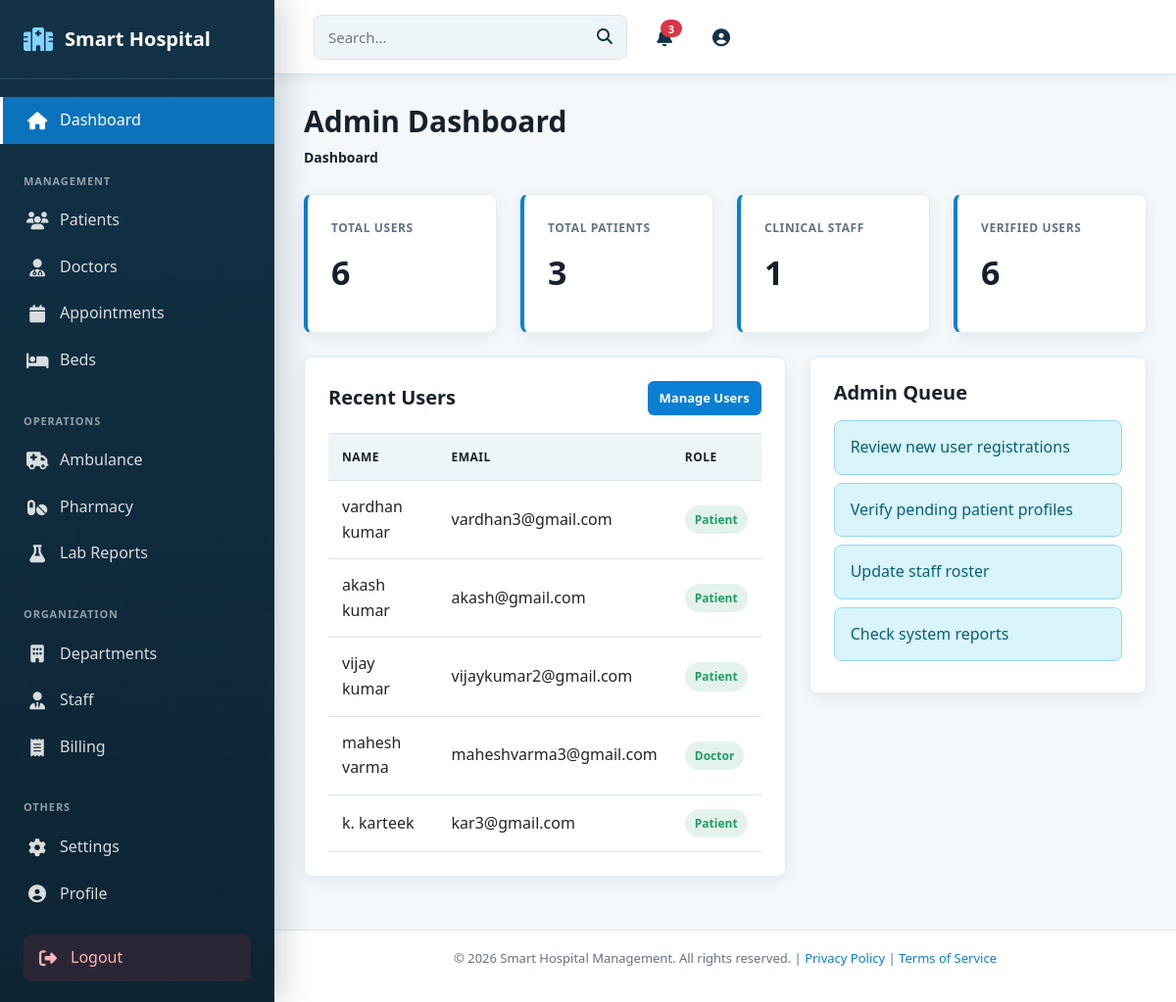
/accounts/dashboard/admin/ (signed in), run on the app's committed database.
### accounts/models.py (models this page shows, shortened)
class User(AbstractUser):
    class Roles(models.TextChoices):
        SUPER_ADMIN = "SUPER_ADMIN", "Super Admin"
        PATIENT = "PATIENT", "Patient"
        DOCTOR = "DOCTOR", "Doctor"
        ADMIN = "ADMIN", "Admin"
        NURSE = "NURSE", "Nurse"
    email = models.EmailField(unique=True)
    role = models.CharField(max_length=30, choices=Roles.choices, default=Roles.PATIENT)
    phone_number = models.CharField(max_length=15, blank=True, null=True)
    profile_picture = models.ImageField(upload_to="profiles/", blank=True, null=True)
    is_verified = models.BooleanField(default=False)
    created_at = models.DateTimeField(auto_now_add=True)
    updated_at = models.DateTimeField(auto_now=True)

### accounts/views.py (the view)
# urls.py: path("dashboard/admin/", views.admin_dashboard, name="admin_dashboard"),
@login_required
def admin_dashboard(request):
    if not (request.user.is_staff or request.user.is_superuser or request.user.is_admin_role()):
        return HttpResponseForbidden("You do not have permission to access this page.")
    total_users = User.objects.count()
    total_patients = PatientProfile.objects.count()
    total_staff = User.objects.filter(
        Q(role=User.Roles.DOCTOR) | Q(role=User.Roles.NURSE) | Q(role=User.Roles.ADMIN)
    ).count()
    verified_users = User.objects.filter(is_verified=True).count()
    recent_users = User.objects.order_by("-created_at")[:5]
    staff_list = User.objects.filter(
        Q(role=User.Roles.DOCTOR) | Q(role=User.Roles.NURSE)
    ).values("username", "first_name", "last_name", "role", "email")[:10]
    return render(
        request,
        "accounts/admin_dashboard.html",
        {
            "stats": [
                {"value": total_users, "label": "Total Users"},
                {"value": total_patients, "label": "Total Patients"},
                {"value": total_staff, "label": "Clinical Staff"},
                {"value": verified_users, "label": "Verified Users"},
            ],
            "recent_users": recent_users,
            "staff_list": staff_list,
            "queue": [
                "Review new user registrations",
                "Verify pending patient profiles",
                "Update staff roster",
                "Check system reports",
            ],
        },
    )

### templates/accounts/admin_dashboard.html (shortened to what this page needs)
{% extends 'base.html' %}
{% load static %}
{% block nav_home %}active{% endblock %}
{% block content %}
<div class="page-header">
    <div>
        <h1 class="page-title">Admin Dashboard</h1>
        <nav aria-label="breadcrumb">
            <ol class="breadcrumb">
                <li class="breadcrumb-item active">Dashboard</li>
            </ol>
        </nav>
    </div>
</div>
<div class="row g-3 mb-4">
    {% for stat in stats %}
        <div class="col-md-3">
            <div class="stat-card primary">
                <span class="stat-title">{{ stat.label }}</span>
                <span class="stat-value">{{ stat.value }}</span>
            </div>
        </div>
    {% endfor %}
</div>
<div class="row g-4">
    <div class="col-lg-7">
        <div class="table-card">
            <div class="table-header">
                <h2 class="table-title">Recent Users</h2>
                <a href="{% url 'accounts:user_list' %}" class="btn-sm btn-view">Manage Users</a>
            </div>
            <div class="table-responsive">
                <table class="table">
                    <thead>
                        <tr><th>Name</th><th>Email</th><th>Role</th></tr>
                    </thead>
                    <tbody>
                        {% for user in recent_users %}
                            <tr>
                                <td>{{ user.get_full_name|default:user.username }}</td>
                                <td>{{ user.email }}</td>
                                <td><span class="status-badge status-active">{{ user.get_role_display }}</span></td>
                            </tr>
                        {% empty %}
                            <tr><td colspan="3">No users found.</td></tr>
                        {% endfor %}
                    </tbody>
                </table>
            </div>
        </div>
    </div>
    <div class="col-lg-5">
        <div class="table-card">
            <h2 class="table-title mb-3">Admin Queue</h2>
            {% for item in queue %}
                <div class="alert alert-info mb-2">{{ item }}</div>
            {% endfor %}
        </div>
    </div>
</div>
{% endblock %}

### static/css/style.css (style rules this page uses)
* { margin: 0; padding: 0; box-sizing: border-box; }
:root { --primary-color: #123247; --secondary-color: #0b7fd3; --accent-color: #ef5d60; --success-color: #1f9d63; --warning-color: #d99717; --danger-color: #dc3545; --info-color: #2f9eca; --dark-bg: #0e1f2b; --light-bg: #f4f8fb; --border-color: #d9e4ec; --text-dark: #17212b; --text-light: #637282; --surface: #ffffff; --surface-muted: #eef5f9; --shadow-sm: 0 4px 14px rgba(18, 50, 71, 0.08); --shadow-md: 0 12px 30px rgba(18, 50, 71, 0.14); --transition: all 0.3s ease; --sidebar-width: 280px; --header-height: 80px; }
html, body { height: 100%; }
body { font-family: 'Segoe UI', Tahoma, Geneva, Verdana, sans-serif; background: radial-gradient(circle at top left, rgba(11, 127, 211, 0.08), transparent 32rem), var(--light-bg); color: var(--text-dark); line-height: 1.6; }
.page-header { display: flex; justify-content: space-between; align-items: center; margin-bottom: 30px; }
.page-title { font-size: 28px; font-weight: 700; color: var(--text-dark); }
.breadcrumb { background: none; padding: 0; margin-bottom: 15px; }
.breadcrumb-item { color: var(--text-light); }
.breadcrumb-item.active { color: var(--text-dark); font-weight: 600; }
.stat-card { background: var(--surface); border-radius: 8px; padding: 25px; border-left: 4px solid var(--secondary-color); box-shadow: var(--shadow-sm); transition: var(--transition); }
.stat-card.primary { border-left-color: var(--secondary-color); }
.stat-title { display: block; font-size: 13px; font-weight: 600; color: var(--text-light); text-transform: uppercase; letter-spacing: 0.5px; margin-bottom: 8px; }
.stat-value { display: block; font-size: 32px; font-weight: 700; color: var(--text-dark); margin-bottom: 10px; }
.table-card { background: var(--surface); border-radius: 8px; padding: 25px; box-shadow: var(--shadow-sm); margin-bottom: 30px; }
.table-header { display: flex; justify-content: space-between; align-items: center; margin-bottom: 20px; }
.table-title { font-size: 18px; font-weight: 700; }
.table { margin-bottom: 0; }
.table thead { background-color: var(--surface-muted); border-top: 1px solid var(--border-color); }
.table th { padding: 15px; font-weight: 600; color: var(--text-dark); border: none; font-size: 13px; text-transform: uppercase; letter-spacing: 0.5px; }
.table td { padding: 15px; border-color: var(--border-color); vertical-align: middle; }
.table tbody tr { transition: var(--transition); }
.status-badge { display: inline-block; padding: 6px 12px; border-radius: 20px; font-size: 12px; font-weight: 600; }
.status-active { background-color: rgba(81, 207, 102, 0.1); color: var(--success-color); }
.btn-sm { display: inline-flex; align-items: center; gap: 6px; padding: 6px 12px; font-size: 13px; border-radius: 4px; border: none; cursor: pointer; transition: var(--transition); text-decoration: none; }
.btn-view { background-color: var(--secondary-color); color: white; }
.alert { border-radius: 8px; border: none; padding: 15px 20px; }
.alert-info { background-color: rgba(116, 192, 252, 0.1); color: var(--info-color); }
@media (max-width: 1200px) { :root { --sidebar-width: 250px; } }

### data on the page
User: get_full_name "vardhan kumar", email "vardhan3@gmail.com", role "Patient"
User: get_full_name "akash kumar", email "akash@gmail.com", role "Patient"
User: get_full_name "vijay kumar", email "vijaykumar2@gmail.com", role "Patient"
User: get_full_name "mahesh varma", email "maheshvarma3@gmail.com", role "Doctor"
User: get_full_name "k. karteek", email "kar3@gmail.com", role "Patient"

### other printed values
{{ stat.label }} "TOTAL USERS" "TOTAL PATIENTS" "CLINICAL STAFF" "VERIFIED USERS"
{{ stat.value }} "6" "3" "1" "6"
{{ item }} "Review new user registrations" "Verify pending patient profiles" "Update staff roster" "Check system reports"
